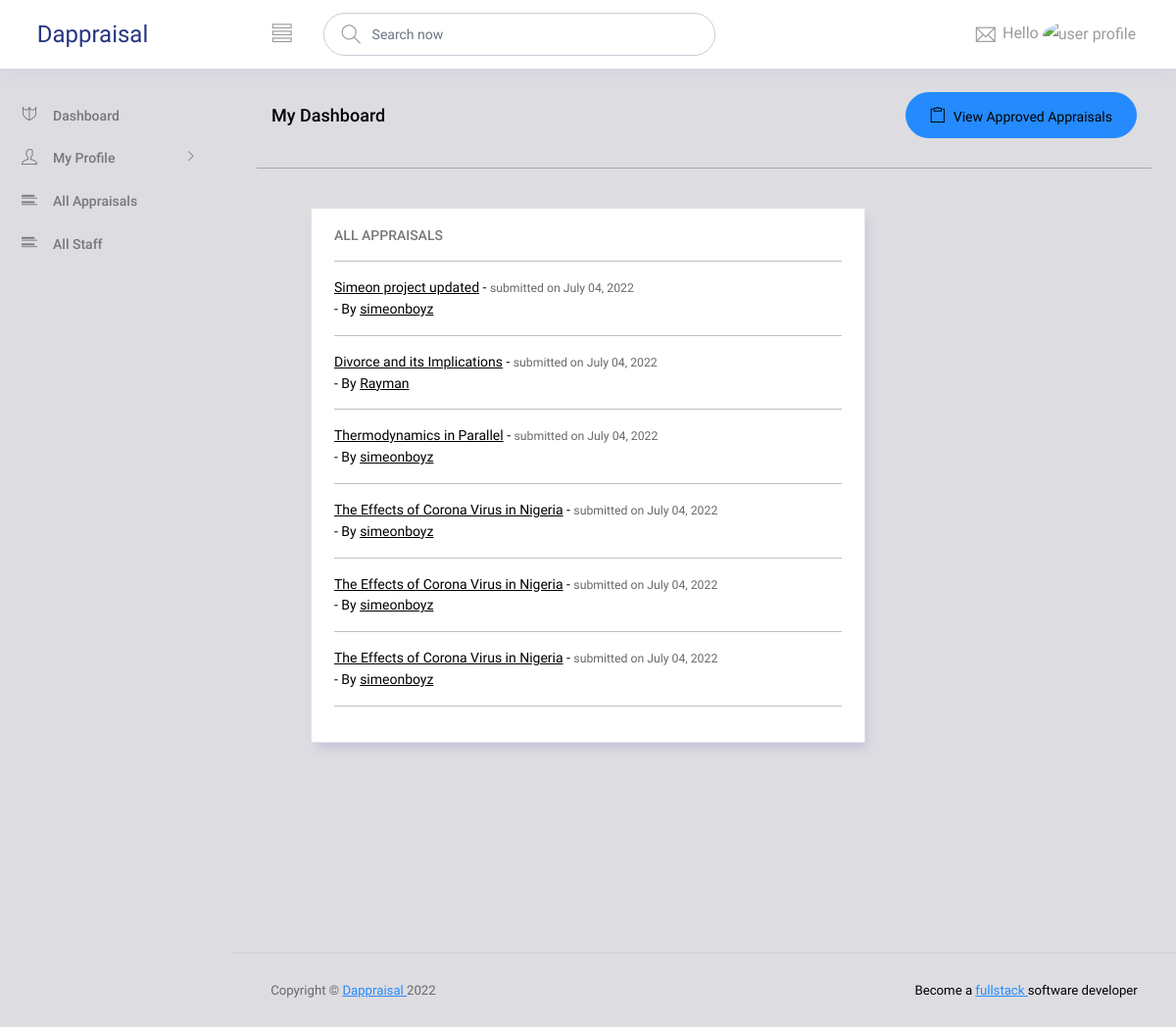
The app's page /all-appraisals/ with its own data.
### appraisal_component/models.py (models this page shows, shortened)
class StaffAppraisal(models.Model):
	marital_status = (
			('select account', 'select account'),
			('single', 'single'),
			('married', 'married'),
			('divorced', 'divorced'),
		)
	appointment_status = (
			('select account', 'select account'),
			('Yes','Yes'),
			('No','No'),
		)
	marital_status = models.CharField(max_length=100, choices=marital_status, default='select account')
	college = models.CharField(max_length=200, blank=True)
	department = models.CharField(max_length=200, blank=True)
	date_of_first_appointment = models.DateField(blank=True)
	grade_of_first_appointment = models.CharField(blank=True, max_length=200)
	date_of_last_promotion = models.DateField(blank=True)
	grade_of_last_promotion = models.CharField(blank=True, max_length=200)
	date_of_current_appointment = models.DateField(blank=True)
	grade_of_current_appointment = models.CharField(blank=True, max_length=200)
	appointment_confirmation = models.CharField(max_length=100, choices=appointment_status, default='select account')
	present_salary = models.CharField(blank=True, max_length=200)
	academic_qualification_degree = models.CharField(max_length=200, blank=True)
	academic_qualification_class = models.CharField(max_length=200, blank=True)
	academic_qualification_institution = models.CharField(max_length=200, blank=True)
	date_of_award = models.DateField()
	professional_qualification = models.CharField(blank=True, max_length=200)
	professional_awarding_body = models.CharField(max_length=200, blank=True)
	professional_date_of_award = models.DateField()
	teaching_experience_institution = models.CharField(max_length=200, blank=True)
	designation = models.CharField(max_length=200, blank=True)
	specialization = models.CharField(blank=True, max_length=200)
	period_from = models.DateField()
	period_to = models.DateField()
	courses_taught_during_harmattan = models.CharField(blank=True, max_length=600)
	courses_taught_during_rain = models.CharField(blank=True, max_length=600)
	professional_employer = models.CharField(blank=True, max_length=200)
	designation = models.CharField(max_length=200, blank=True)
	nature_of_duty = models.CharField(blank=True, max_length=200)
	professional_experience_date = models.DateField()
	publications = models.FileField(upload_to='files/')
	research_topic = models.CharField(max_length=500, blank=True)
	research_date = models.CharField(max_length=200, blank=True)
	user = models.ForeignKey(User, on_delete=models.CASCADE, null=True, blank=True, related_name='lecturer',)
	date_submitted = models.DateTimeField(auto_now_add=True)

class User(AbstractUser):
	accounts = (
			('select account', 'select account'),
			('HOD', 'HOD'),
			('lecturer', 'lecturer'),
			('Assessment committee', 'Assessment committee'),
		)
	account_type = models.CharField(max_length=200, choices=accounts, default='select account')
	email = models.CharField(max_length = 200, blank=True, unique=True)
	first_name = models.CharField(max_length=200, blank=True)
	last_name = models.CharField(max_length=200, blank=True)
	username = models.CharField(max_length = 200, blank=True, unique=True)
	date_created = models.DateTimeField(auto_now_add=True)
	USERNAME_FIELD = 'username'
	REQUIRED_FIELDS = []
	def __str__(self):
		return self.username

### appraisal_component/views.py (the view)
# urls.py: path('all-appraisals/', AppraisalListView.as_view(), name='appraisal-list'),
class AppraisalListView(ListView):
	model = Staff
	context_object_name = 'all_applications'
	ordering = ['-date_submitted']
	paginate_by = 7

### appraisal_component/templates/appraisal_component/staffappraisal_list.html (shortened to what this page needs)
{% extends 'layout.html' %}
{% load static %}
{% load crispy_forms_tags %}
{% block content %}
    <div class="">
       <div class="main-panel">
        <div class="content-wrapper">
          <div class="row">
            <div class="col-md-12 grid-margin stretch-card">
              <div class="card">
                <div class="card-body">
                  <h4 class="card-title">ALL APPRAISALS</h4> <hr>
                  <p class="card-description">
                      {% for application in all_applications %}
                        {% if application %}
                        <p>
                          <a class="text-black" href="{% url 'appraisal:appraisal-detail' application.id %}">{{ application.research_topic }}</a> - <small class="text-muted">submitted on {{ application.date_submitted|date:'F d, Y' }}</small> <br>
                          - <span class="text-black"> By <a class="text-black" href="{% url 'appraisal:staff-detail' application.user.username  %}">{{ application.user }}</a> </span> <hr>
                        </p>
                        {% else %}
                          <p>No Appraisals Yet!</p>
                        {% endif %}
                      {% endfor %}
                  </p>
                </div>
              </div>
            </div>
          </div>
        </div>
        </div>
    </div>
{% endblock content %}

### records on screen
StaffAppraisal: research_topic "Simeon project updated", date_submitted "July 04, 2022", user "simeonboyz"
StaffAppraisal: research_topic "Divorce and its Implications", date_submitted "July 04, 2022", user "Rayman"
StaffAppraisal: research_topic "Thermodynamics in Parallel", date_submitted "July 04, 2022", user "simeonboyz"
StaffAppraisal: research_topic "The Effects of Corona Virus in Nigeria", date_submitted "July 04, 2022", user "simeonboyz"
StaffAppraisal: research_topic "The Effects of Corona Virus in Nigeria", date_submitted "July 04, 2022", user "simeonboyz"
StaffAppraisal: research_topic "The Effects of Corona Virus in Nigeria", date_submitted "July 04, 2022", user "simeonboyz"
